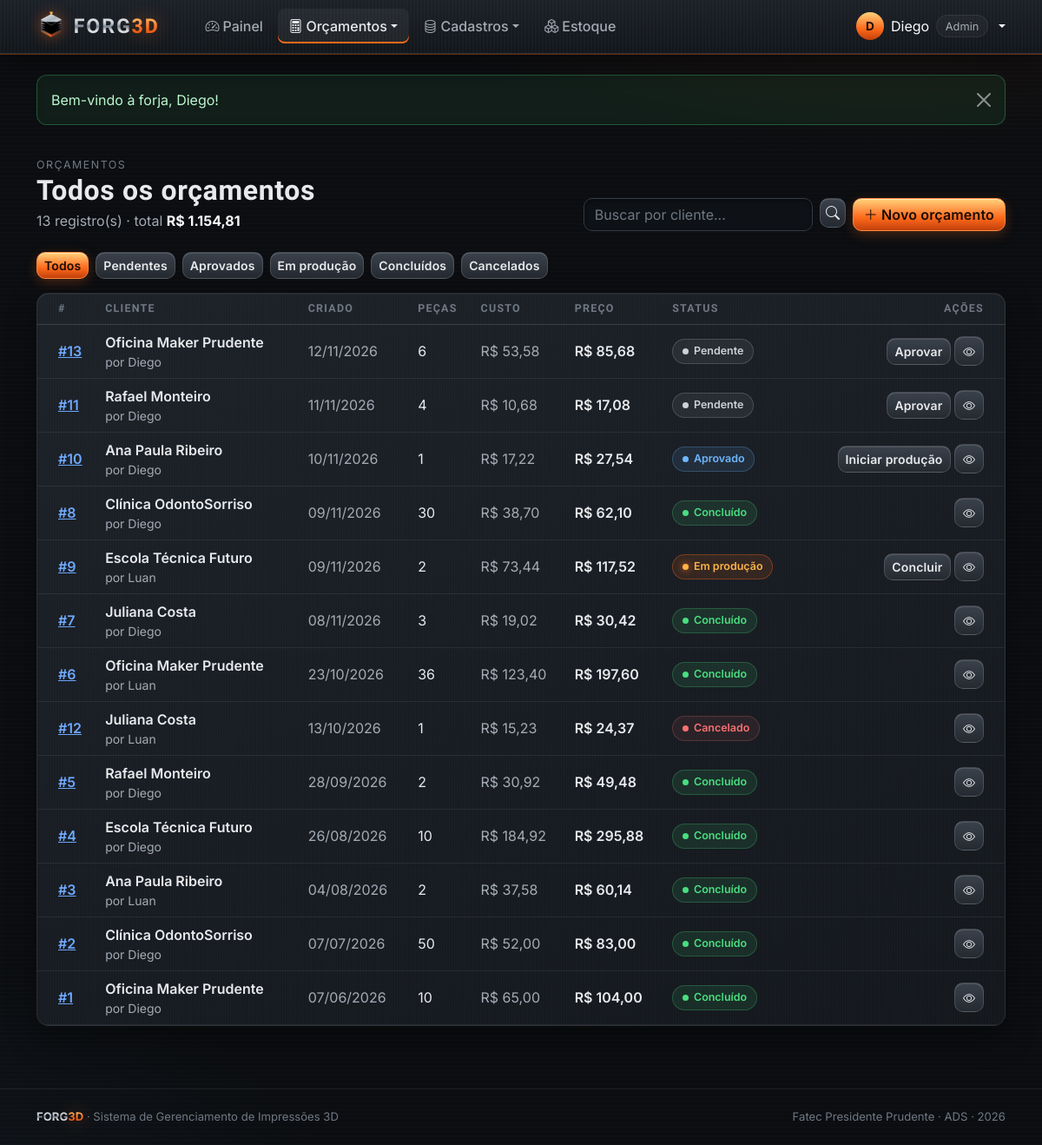
The app's page /view/verOrcamento.php (signed in) with its own data.
### tables this page shows
CREATE TABLE orcamentos (
  id            INT AUTO_INCREMENT PRIMARY KEY,
  cliente_id    INT NOT NULL,
  usuario_id    INT NOT NULL,
  status        ENUM('pendente','aprovado','em_producao','concluido','cancelado') NOT NULL DEFAULT 'pendente',
  margem        DECIMAL(5,2) NOT NULL,
  taxa_falha    DECIMAL(5,2) NOT NULL,
  tarifa_kwh    DECIMAL(6,3) NOT NULL,
  custo_total   DECIMAL(10,2) NOT NULL DEFAULT 0,
  preco_final   DECIMAL(10,2) NOT NULL DEFAULT 0,
  prazo_entrega DATE NULL,
  observacoes   TEXT,
  sugestao_ia   TEXT,
  criado_em     DATETIME NOT NULL DEFAULT CURRENT_TIMESTAMP,
  concluido_em  DATETIME NULL,
  FOREIGN KEY (cliente_id) REFERENCES clientes(id) ON DELETE RESTRICT,
  FOREIGN KEY (usuario_id) REFERENCES usuarios(id) ON DELETE RESTRICT
);

CREATE TABLE clientes (
  id          INT AUTO_INCREMENT PRIMARY KEY,
  nome        VARCHAR(120) NOT NULL,
  tipo        ENUM('PF','PJ') NOT NULL DEFAULT 'PF',
  documento   VARCHAR(20),
  email       VARCHAR(120),
  telefone    VARCHAR(20),
  cidade      VARCHAR(80),
  observacoes TEXT,
  criado_em   DATETIME NOT NULL DEFAULT CURRENT_TIMESTAMP
);

CREATE TABLE usuarios (
  id        INT AUTO_INCREMENT PRIMARY KEY,
  nome      VARCHAR(100) NOT NULL,
  email     VARCHAR(120) NOT NULL UNIQUE,
  senha     VARCHAR(255) NOT NULL,
  nivel     ENUM('admin','operador') NOT NULL DEFAULT 'operador',
  ativo     TINYINT(1) NOT NULL DEFAULT 1,
  criado_em DATETIME NOT NULL DEFAULT CURRENT_TIMESTAMP
);

### view/verOrcamento.php (the view, shortened to what this page needs)
<?php
$status = $_GET['status'] ?? '';
$busca = trim($_GET['busca'] ?? '');
$orcamentos = listarOrcamentos($status, $busca);
$filtros = ['' => 'Todos', 'pendente' => 'Pendentes', 'aprovado' => 'Aprovados', 'em_producao' => 'Em produção', 'concluido' => 'Concluídos', 'cancelado' => 'Cancelados'];
$proximo = ['pendente' => 'aprovado', 'aprovado' => 'em_producao', 'em_producao' => 'concluido'];
$rotuloAcao = ['aprovado' => 'Aprovar', 'em_producao' => 'Iniciar produção', 'concluido' => 'Concluir'];
require 'includes/topo.php';
?>
<div class="f-cabecalho">
    <div>
        <span class="f-mini">Orçamentos</span>
        <h1>Todos os orçamentos</h1>
        <p><?= count($orcamentos) ?> registro(s) · total <strong class="text-light"><?= moeda(array_sum(array_column($orcamentos, 'preco_final'))) ?></strong></p>
    </div>
    <div class="d-flex flex-wrap gap-2">
        <form class="f-busca d-flex gap-2" method="GET">
            <input class="form-control" name="busca" value="<?= h($busca) ?>" placeholder="Buscar por cliente...">
            <button class="btn btn-aco btn-icone" type="submit" aria-label="Buscar"><i class="bi bi-search"></i></button>
        </form>
        <a href="orcamento.php" class="btn btn-forja"><i class="bi bi-plus-lg me-1"></i>Novo orçamento</a>
    </div>
</div>
<div class="d-flex flex-wrap gap-2 mb-3">
    <?php foreach ($filtros as $chave => $nome): ?>
        <a href="?status=<?= $chave ?>&busca=<?= urlencode($busca) ?>" class="btn btn-sm <?= $status === $chave ? 'btn-forja' : 'btn-aco' ?>"><?= $nome ?></a>
    <?php endforeach; ?>
</div>
<div class="f-card p-0 overflow-hidden">
    <?php if (!$orcamentos): ?>
        <div class="f-vazio"><i class="bi bi-receipt"></i>Nenhum orçamento aqui.</div>
    <?php else: ?>
    <div class="table-responsive">
        <table class="table f-tabela table-hover">
            <thead><tr><th class="ps-4">#</th><th>Cliente</th><th>Criado</th><th>Peças</th><th>Custo</th><th>Preço</th><th>Status</th><th class="text-end pe-4">Ações</th></tr></thead>
            <tbody>
            <?php foreach ($orcamentos as $o): ?>
                <tr>
                    <td class="ps-4 fw-semibold"><a href="detalheOrcamento.php?id=<?= $o['id'] ?>">#<?= $o['id'] ?></a></td>
                    <td>
                        <div class="fw-semibold"><?= h($o['cliente_nome']) ?></div>
                        <div class="small f-muted">por <?= h(explode(' ', $o['usuario_nome'])[0]) ?></div>
                    </td>
                    <td class="f-muted"><?= dataBR($o['criado_em']) ?></td>
                    <td><?= (int) $o['total_pecas'] ?></td>
                    <td class="f-muted"><?= moeda($o['custo_total']) ?></td>
                    <td class="fw-semibold"><?= moeda($o['preco_final']) ?></td>
                    <td><?= badgeStatus($o['status']) ?></td>
                    <td class="text-end pe-4 text-nowrap">
                        <?php if (isset($proximo[$o['status']])): $prox = $proximo[$o['status']]; ?>
                        <form class="d-inline" action="../processamento/processamento.php" method="POST"
                              <?= $prox === 'concluido' ? 'data-confirmar="Concluir o orçamento #' . $o['id'] . '? O filamento será baixado do estoque."' : '' ?>>
                            <button class="btn btn-aco btn-sm" type="submit"><?= $rotuloAcao[$prox] ?></button>
                        </form>
                        <?php endif; ?>
                        <a class="btn btn-aco btn-icone btn-sm" href="detalheOrcamento.php?id=<?= $o['id'] ?>" title="Ver detalhes"><i class="bi bi-eye"></i></a>
                    </td>
                </tr>
            <?php endforeach; ?>
            </tbody>
        </table>
    </div>
    <?php endif; ?>
</div>
<?php require 'includes/rodape.php'; ?>

### processamento/funcoesBD.php (shortened to what this page needs)
<?php
function conectar(): PDO
{
    static $pdo = null;
    if ($pdo === null) {
        $dsn = 'mysql:host=' . DB_HOST . ';dbname=' . DB_NOME . ';charset=utf8mb4';
        try {
            $pdo = new PDO($dsn, DB_USUARIO, DB_SENHA, [
                PDO::ATTR_ERRMODE            => PDO::ERRMODE_EXCEPTION,
                PDO::ATTR_DEFAULT_FETCH_MODE => PDO::FETCH_ASSOC,
                PDO::ATTR_EMULATE_PREPARES   => false,
            ]);
        } catch (PDOException $e) {
            http_response_code(500);
            die('<h3 style="font-family:sans-serif">Não foi possível conectar ao banco "' . DB_NOME
                . '". Verifique se o MySQL do XAMPP está ligado e se o arquivo banco/forg3d.sql foi importado no phpMyAdmin.</h3>');
        }
    }
    return $pdo;
}
function consultar(string $sql, array $params = []): array
{
    $st = conectar()->prepare($sql);
    $st->execute($params);
    return $st->fetchAll();
}
function listarOrcamentos(string $status = '', string $busca = ''): array
{
    $sql = 'SELECT o.*, c.nome AS cliente_nome, u.nome AS usuario_nome,
                   (SELECT SUM(quantidade) FROM orcamento_itens i WHERE i.orcamento_id = o.id) AS total_pecas
            FROM orcamentos o
            JOIN clientes c ON c.id = o.cliente_id
            JOIN usuarios u ON u.id = o.usuario_id
            WHERE c.nome LIKE ?';
    $p = ["%$busca%"];
    return consultar($sql . ' ORDER BY o.criado_em DESC', $p);
}
function h($texto): string
{
    return htmlspecialchars((string) $texto, ENT_QUOTES, 'UTF-8');
}
function moeda($valor): string
{
    return 'R$ ' . number_format((float) $valor, 2, ',', '.');
}
function dataBR($data, bool $hora = false): string
{
    return date($hora ? 'd/m/Y H:i' : 'd/m/Y', strtotime($data));
}
function rotuloStatus(string $s): string
{
    return [
        'pendente' => 'Pendente', 'aprovado' => 'Aprovado', 'em_producao' => 'Em produção',
        'concluido' => 'Concluído', 'cancelado' => 'Cancelado',
        'disponivel' => 'Disponível', 'em_uso' => 'Em uso', 'manutencao' => 'Manutenção',
    ][$s] ?? $s;
}
function badgeStatus(string $s): string
{
    return '<span class="f-status f-status-' . h($s) . '">' . h(rotuloStatus($s)) . '</span>';
}

### records on screen
orcamentos: id "13", cliente.nome "Oficina Maker Prudente", usuario.nome "Diego", criado_em "12/11/2026", total_pecas "6", custo_total "R$ 53,58", preco_final "R$ 85,68", status "Pendente", status "Aprovar"
orcamentos: id "11", cliente.nome "Rafael Monteiro", usuario.nome "Diego", criado_em "11/11/2026", total_pecas "4", custo_total "R$ 10,68", preco_final "R$ 17,08", status "Pendente", status "Aprovar"
orcamentos: id "10", cliente.nome "Ana Paula Ribeiro", usuario.nome "Diego", criado_em "10/11/2026", total_pecas "1", custo_total "R$ 17,22", preco_final "R$ 27,54", status "Aprovado", status "Iniciar produção"
orcamentos: id "8", cliente.nome "Clínica OdontoSorriso", usuario.nome "Diego", criado_em "09/11/2026", total_pecas "30", custo_total "R$ 38,70", preco_final "R$ 62,10", status "Concluído"
orcamentos: id "9", cliente.nome "Escola Técnica Futuro", usuario.nome "Luan", criado_em "09/11/2026", total_pecas "2", custo_total "R$ 73,44", preco_final "R$ 117,52", status "Em produção", status "Concluir"
orcamentos: id "7", cliente.nome "Juliana Costa", usuario.nome "Diego", criado_em "08/11/2026", total_pecas "3", custo_total "R$ 19,02", preco_final "R$ 30,42", status "Concluído"
orcamentos: id "6", cliente.nome "Oficina Maker Prudente", usuario.nome "Luan", criado_em "23/10/2026", total_pecas "36", custo_total "R$ 123,40", preco_final "R$ 197,60", status "Concluído"
orcamentos: id "12", cliente.nome "Juliana Costa", usuario.nome "Luan", criado_em "13/10/2026", total_pecas "1", custo_total "R$ 15,23", preco_final "R$ 24,37", status "Cancelado"
orcamentos: id "5", cliente.nome "Rafael Monteiro", usuario.nome "Diego", criado_em "28/09/2026", total_pecas "2", custo_total "R$ 30,92", preco_final "R$ 49,48", status "Concluído"
orcamentos: id "4", cliente.nome "Escola Técnica Futuro", usuario.nome "Diego", criado_em "26/08/2026", total_pecas "10", custo_total "R$ 184,92", preco_final "R$ 295,88", status "Concluído"
orcamentos: id "3", cliente.nome "Ana Paula Ribeiro", usuario.nome "Luan", criado_em "04/08/2026", total_pecas "2", custo_total "R$ 37,58", preco_final "R$ 60,14", status "Concluído"
orcamentos: id "2", cliente.nome "Clínica OdontoSorriso", usuario.nome "Diego", criado_em "07/07/2026", total_pecas "50", custo_total "R$ 52,00", preco_final "R$ 83,00", status "Concluído"
orcamentos: id "1", cliente.nome "Oficina Maker Prudente", usuario.nome "Diego", criado_em "07/06/2026", total_pecas "10", custo_total "R$ 65,00", preco_final "R$ 104,00", status "Concluído"

### other values on screen
mb_strtoupper(mb_substr($u['nome'], 0, 1)) "D"
explode(' ', $u['nome'])[0] "Diego"
$aviso['texto'] "Bem-vindo à forja, Diego!"
count($orcamentos) "13"
moeda(array_sum(array_column($orcamentos, 'preco_final'))) "R$ 1.154,81"
$nome "Todos"
$nome "Pendentes"
$nome "Aprovados"
$nome "Em produção"
$nome "Concluídos"
$nome "Cancelados"
